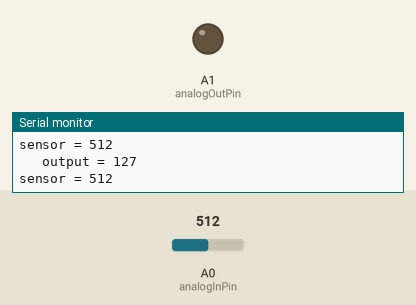
The sketch below on a simulated Arduino Uno, built with avr-gcc and run on an emulated ATmega328P. On the bench: output pins drawn as LEDs (lit = HIGH), the last lines printed to the serial monitor. The test bench sets the inputs (shaded band); at power-on: A0 (analogInPin) = 512.

Above: at 1.2 s.
1.3 s: A0 (analogInPin) set to 522
At 2.3 s:
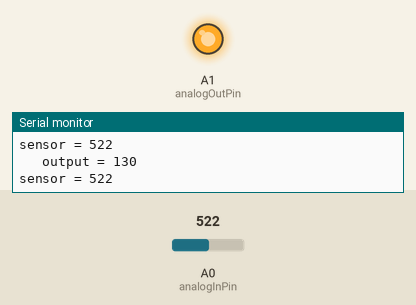
2.9 s: A0 (analogInPin) set to 511
At 3.7 s:
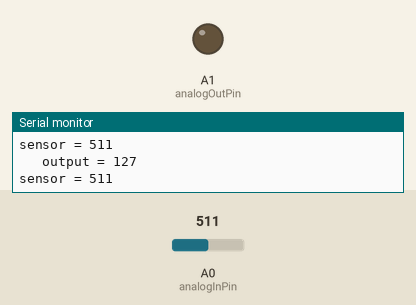
4.5 s: A0 (analogInPin) set to 716
At 5.2 s:
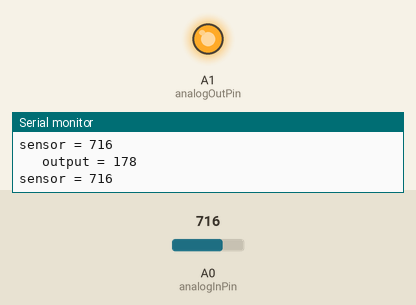
Timing chart, 0 to 7.5 s (numbered marks = the images above; inputs shaded):
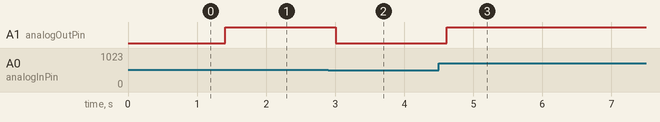

The sketch:

ADC.ino
```cpp
const int analogInPin = A0;  // Analog input pin that the potentiometer is attached to
const int analogOutPin = A1;
//const int analogOutPin = 5; // Analog output pin that the LED is attached to

int sensorValue = 0;        // value read from the pot
int outputValue = 0;        // value output to the PWM (analog out)

void setup() {
  // initialize serial communications at 9600 bps:
  Serial.begin(9600);
}

void loop() {
  // read the analog in value:
  sensorValue = analogRead(analogInPin);
  // map it to the range of the analog out:
  outputValue = map(sensorValue, 0, 1023, 0, 255);
  // change the analog out value:
 analogWrite(analogOutPin, outputValue);

  // print the results to the serial monitor:
  Serial.print("sensor = " );
  Serial.print(sensorValue);
  Serial.print("\n" );
   delay(200);
  Serial.print("\t output = ");
  Serial.println(outputValue);

  // wait 2 milliseconds before the next loop
  // for the analog-to-digital converter to settle
  // after the last reading:

}
```

Measured:
- the behaviour switches between 513 and 514 on A0 (analogInPin) (found by bisection; images 0 and 1)
- after the input at 1.3 s, A1 (analogOutPin): LOW → HIGH after 0.11 s
- after the input at 2.9 s, A1 (analogOutPin): HIGH → LOW after 0.11 s
- after the input at 4.5 s, A1 (analogOutPin): LOW → HIGH after 0.12 s
